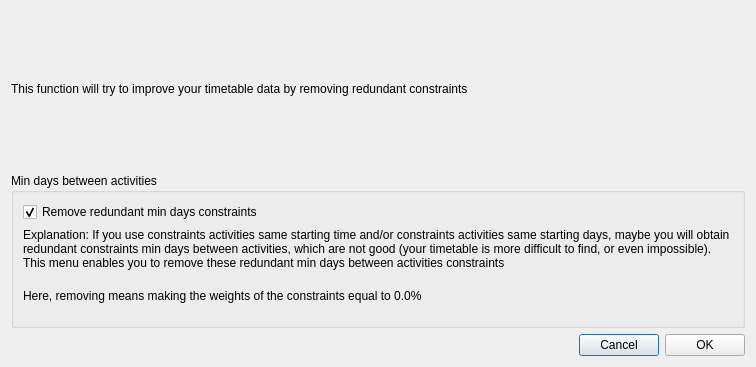
<?xml version="1.0" encoding="UTF-8"?>
<ui version="4.0">
 <class>RemoveRedundantForm_template</class>
 <widget class="QDialog" name="RemoveRedundantForm_template">
  <property name="geometry">
   <rect>
    <x>0</x>
    <y>0</y>
    <width>756</width>
    <height>367</height>
   </rect>
  </property>
  <property name="windowTitle">
   <string>Remove redundant constraints</string>
  </property>
  <layout class="QGridLayout" name="gridLayout_2">
   <item row="1" column="0" colspan="3">
    <widget class="QGroupBox" name="groupBox">
     <property name="title">
      <string>Min days between activities</string>
     </property>
     <layout class="QGridLayout" name="gridLayout">
      <item row="0" column="0">
       <widget class="QCheckBox" name="removeRedundantCheckBox">
        <property name="text">
         <string>Remove redundant min days constraints</string>
        </property>
        <property name="checked">
         <bool>true</bool>
        </property>
       </widget>
      </item>
      <item row="1" column="0">
       <widget class="QLabel" name="label_4">
        <property name="sizePolicy">
         <sizepolicy hsizetype="Minimum" vsizetype="Minimum">
          <horstretch>0</horstretch>
          <verstretch>0</verstretch>
         </sizepolicy>
        </property>
        <property name="text">
         <string>Explanation: If you use constraints activities same starting time and/or constraints activities same starting days, maybe you will obtain redundant constraints min days between activities, which are not good (your timetable is more difficult to find, or even impossible). This menu enables you to remove these redundant min days between activities constraints</string>
        </property>
        <property name="wordWrap">
         <bool>true</bool>
        </property>
       </widget>
      </item>
      <item row="2" column="0">
       <widget class="QLabel" name="label_6">
        <property name="sizePolicy">
         <sizepolicy hsizetype="Preferred" vsizetype="Preferred">
          <horstretch>0</horstretch>
          <verstretch>0</verstretch>
         </sizepolicy>
        </property>
        <property name="text">
         <string>Here, removing means making the weights of the constraints equal to 0.0%</string>
        </property>
        <property name="wordWrap">
         <bool>true</bool>
        </property>
       </widget>
      </item>
     </layout>
    </widget>
   </item>
   <item row="2" column="0">
    <spacer name="horizontalSpacer">
     <property name="orientation">
      <enum>Qt::Horizontal</enum>
     </property>
     <property name="sizeHint" stdset="0">
      <size>
       <width>547</width>
       <height>20</height>
      </size>
     </property>
    </spacer>
   </item>
   <item row="2" column="1">
    <widget class="QPushButton" name="cancelPushButton">
     <property name="text">
      <string>Cancel</string>
     </property>
    </widget>
   </item>
   <item row="2" column="2">
    <widget class="QPushButton" name="okPushButton">
     <property name="text">
      <string>OK</string>
     </property>
    </widget>
   </item>
   <item row="0" column="0" colspan="2">
    <widget class="QLabel" name="label_5">
     <property name="sizePolicy">
      <sizepolicy hsizetype="Minimum" vsizetype="Minimum">
       <horstretch>0</horstretch>
       <verstretch>0</verstretch>
      </sizepolicy>
     </property>
     <property name="text">
      <string>This function will try to improve your timetable data by removing redundant constraints</string>
     </property>
     <property name="wordWrap">
      <bool>true</bool>
     </property>
    </widget>
   </item>
  </layout>
 </widget>
 <resources/>
 <connections/>
</ui>
